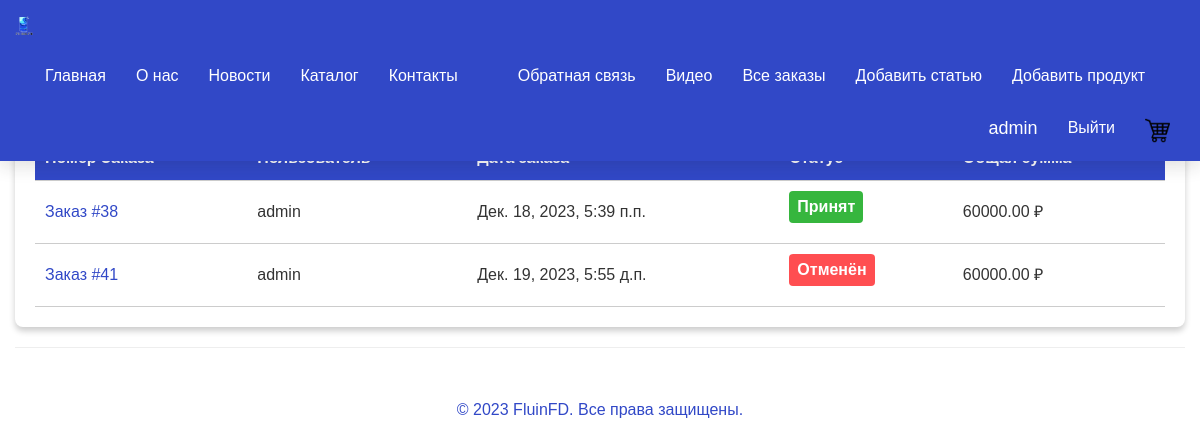
Screenshot of /orders/ (signed in) with the database file from the repository.
### app/models.py (models this page shows, shortened)
class Order(models.Model):
    user = models.ForeignKey(User, on_delete=models.CASCADE, verbose_name="Пользователь")
    order_date = models.DateTimeField(auto_now_add=True, verbose_name="Дата заказа")
    total_amount = models.DecimalField(max_digits=10, decimal_places=2, verbose_name="Общая сумма", default=0.00)
    is_sent = models.BooleanField(default=False, verbose_name="Заказ отправлен")
    status = models.ForeignKey(OrderStatus, default=1, on_delete=models.SET_DEFAULT, verbose_name="Статус")
    class Meta:
        verbose_name = "Заказ"
        verbose_name_plural = "Заказы"
        permissions = [
            ("can_make_orders", "Can make orders"),
            ("can_view_orders", "Can view orders"),
            ("can_view_all_orders", "Can view all orders"),
        ]

class OrderStatus(models.Model):
    name = models.CharField(max_length=100, verbose_name="Название статуса")
    color = models.CharField(max_length=10, verbose_name="Фоновый цвет статуса")
    class Meta:
        verbose_name = "Статус заказа"
        verbose_name_plural = "Статусы заказов"

### app/views.py (the view)
# urls.py: path('orders/', views.orders, name='orders'),
def orders(request):
    if request.user.has_perm('app.can_view_all_orders'):
        orders = Order.objects.filter(is_sent=True)
        template_name = 'app/all_orders.html'
    elif request.user.is_authenticated:
        orders = Order.objects.filter(user=request.user, is_sent=True)
        template_name = 'app/user_orders.html'
    else:
        orders = None
        template_name = 'app/index.html'
    return render(
        request,
        template_name,
        {
            'orders': orders,
            'year': datetime.now().year,
        }
    )

### app/templates/app/all_orders.html (shortened to what this page needs)
{% extends "app/layout.html" %}
{% load static %}
{% block content %}
<div class="orders-page">
    <h1 class="orders-title">Все заказы</h1>
    <table class="orders-table">
        <thead>
            <tr>
                <th>Номер Заказа</th>
                <th>Пользователь</th>
                <th>Дата заказа</th>
                <th>Статус</th>
                <th>Общая сумма</th>
            </tr>
        </thead>
        <tbody>
            {% for order in orders %}
            <tr>
                <td><a href="{% url 'order' order.id %}">Заказ #{{ order.id }}</a></td>
                <td>{{ order.user.username }}</td>
                <td>{{ order.order_date }}</td>
                <td><p class="order-status" style="background-color: {{ order.status.color }}">{{ order.status.name }}</p></td>
                <td>{{ order.total_amount }} ₽</td>
            </tr>
            {% empty %}
            <tr>
                <td colspan="5">Нет заказов.</td>
            </tr>
            {% endfor %}
        </tbody>
    </table>
</div>
{% endblock %}

### app/templates/app/loginpartial.html (shortened to what this page needs)
﻿{% load static %}
{% if user.is_authenticated %}
<form id="logoutForm" action="/logout/" method="post" class="navbar-right">
    <ul class="nav navbar-nav navbar-right">
        <li><span class="navbar-brand" style="color: white;">{{ user.username }}</span></li>
        <li><a class="nav__item-link" href="javascript:document.getElementById('logoutForm').submit()">Выйти</a></li>
        <li class="nav__item">
            <a class="nav__item-link" href="{% url 'cart' %}" target="_blank">
                <img style="width: 25px;" src="{% static 'app/content/backet.png' %}" alt="Корзина">
            </a>
        </li>
    </ul>
</form>
{% endif %}

### app/static/app/content/site.css (style rules this page uses)
body { font-family: Arial, sans-serif; font-size: 16px; line-height: 1.5; color: #333; height: 100%; margin: 0; padding: 70px 0 20px; }
h1, h2, h3 { font-weight: bold; margin-top: 0; }
h1 { font-size: 36px; }
p { margin-top: 0; }
a { color: white; text-decoration: none; }
.nav__item { background-color: transparent; }
.nav__item-link { color: #ffffff !important; background-color: transparent; border-bottom: 2px solid transparent; }
a { color: #3148c7; }

### app/templates/app/all_orders.html (style rules this page uses)
.orders-page { max-width: 1200px; margin: 0 auto; padding: 20px; background-color: #fff; box-shadow: 0 4px 6px rgba(0, 0, 0, 0.2); border-radius: 8px; overflow-x: auto; }
.orders-title { font-size: 24px; color: #3148c7; margin: 0; }
.orders-table { width: 100%; border-collapse: collapse; margin-top: 20px; }
.orders-table th, .orders-table td { padding: 10px; text-align: left; border-bottom: 1px solid #ccc; }
.orders-table th { background-color: #3148c7; color: #fff; font-weight: bold; }
.order-status { display: inline-block; font-weight: 700; color: #fff; padding: 4px 8px; border-radius: 4px; }

### rows the page displays
Order: id "38", user.username "admin", order_date "Дек. 18, 2023, 5:39 п.п.", status.name "Принят", total_amount "60000.00"
Order: id "41", user.username "admin", order_date "Дек. 19, 2023, 5:55 д.п.", status.name "Отменён", total_amount "60000.00"

### other values shown
{{ user.username }} "admin"
